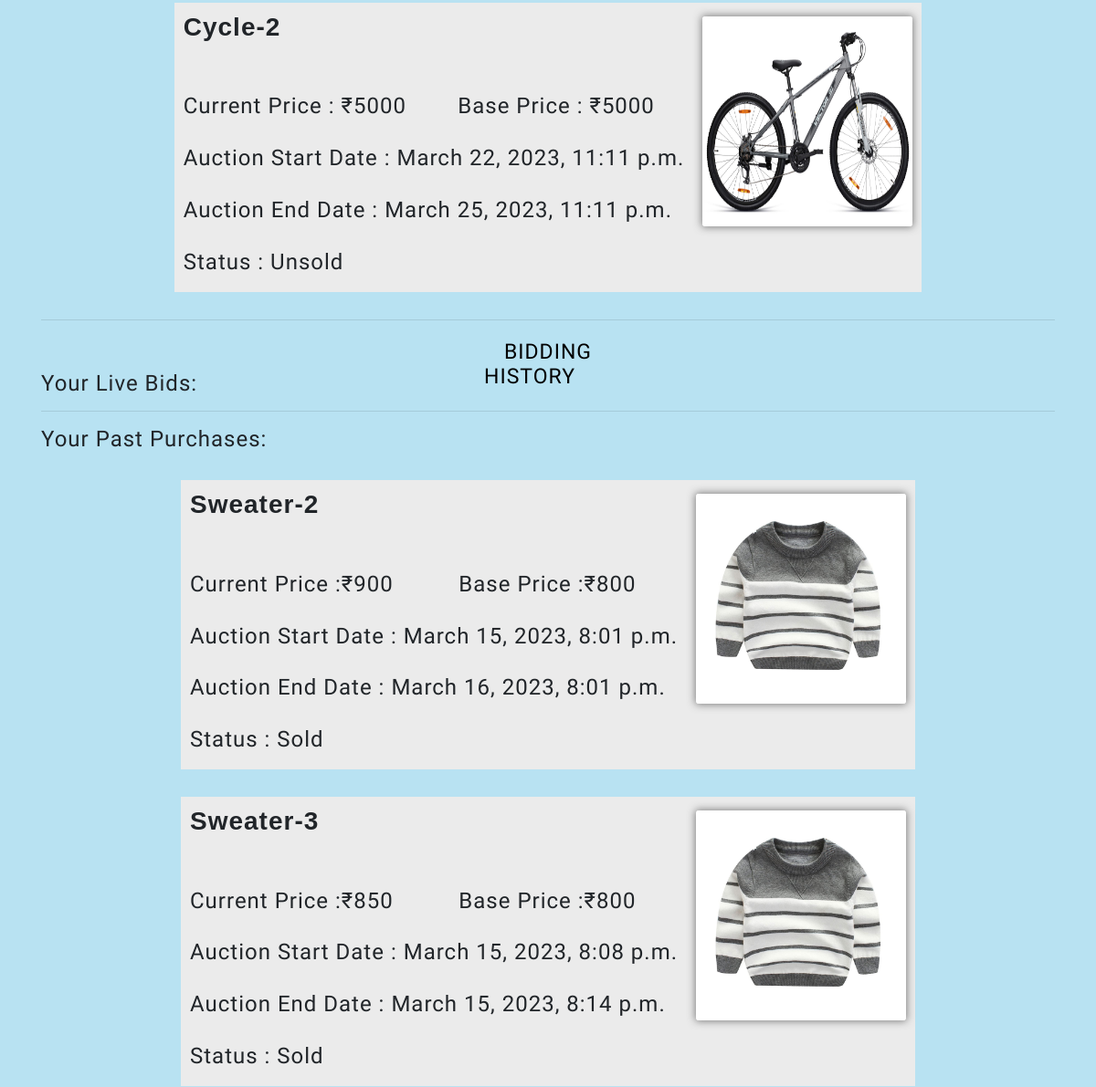
The page /dashboard (signed in, middle part) on the database as committed earlier.
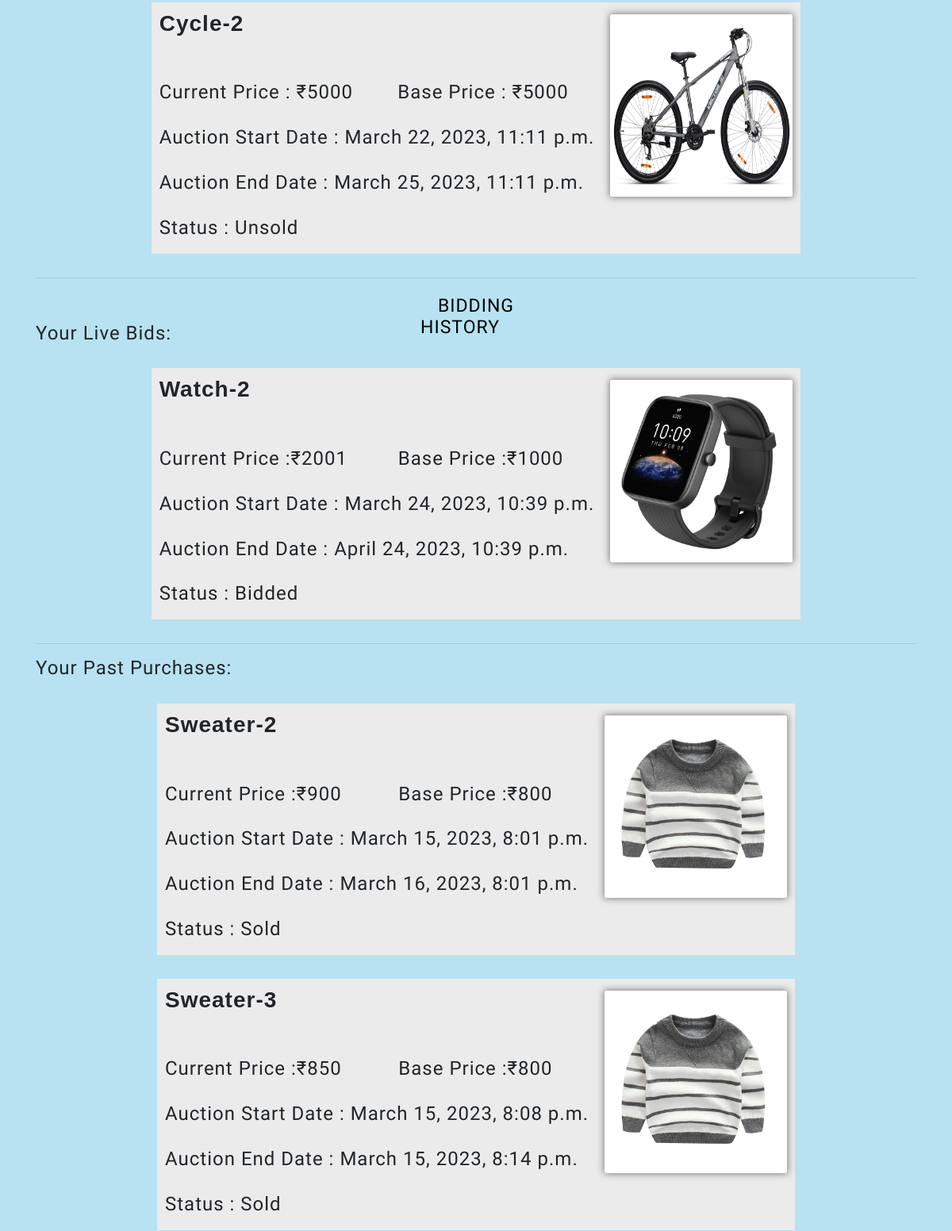
The same page on the database as committed later.
### items/models.py (models this page shows)
class Item(models.Model):
    name=models.CharField(max_length=25)
    profile=models.ImageField(upload_to='pics')
    img1=models.ImageField(upload_to='pics' ,null=True )
    img2=models.ImageField(upload_to='pics' ,null=True )
    description=models.TextField()
    location = models.IntegerField(null = True)
    basePrice=models.IntegerField()
    currentPrice=models.IntegerField()
    minBidPrice = models.IntegerField(null = True )
    tag=models.CharField(max_length=25)
    status=models.CharField(null=True,max_length=25)
    sold=models.CharField(max_length=10,default="unsold")
    ownermail = models.EmailField(unique=False)
    start_date = models.DateTimeField(null = False, default=datetime.now)
    end_date = models.DateTimeField(null=False, default=datetime.now)
    highest_bidder=models.IntegerField(null=True)
    sendwinmail = models.CharField(max_length=7,default="notSent")

### accounts/views.py (the view, shortened to what this page needs)
# urls.py: path('dashboard',views.dashboard,name="dashboard"),
@login_required(login_url='login')
def dashboard(request):
    if request.method == 'POST':
        item_id = request.POST.get('item_id')
    else:
        item_id = None
    bidder = request.user
    details = bidder
    username = details.username
    obj3 = Detail.objects.filter(username=username)
    contact = ""
    profile = ""
    hall = ""
    for i in obj3:
        contact = i.contact
        profile = i.profile
        hall = i.hall
    user = request.user
    mail = user.email
    id = user.id
    item_obj = Item.objects.filter(highest_bidder = id)
    biddedlive = item_obj.filter(status = "live")
    biddedpast = item_obj.filter(status = "past")
    pitem = Item.objects.filter(ownermail = mail).filter(status="past")
    litem = Item.objects.filter(ownermail = mail).filter(status="live")
    fitem = Item.objects.filter(ownermail = mail).filter(status="future")
    return render(request, "dashboard.html", {'pitem': pitem, 'litem': litem, 'fitem': fitem, "biddedlive": biddedlive,"biddedpast":biddedpast, "details":details,"contact":contact, "profile":profile, "hall": hall})

### templates/dashboard.html (shortened to what this page needs)
{% extends 'base.html' %}
{% block content %}
<div class="container" >
{% for i in pitem%}
<center>
    <table border="0">
        <tr>
            <td colspan="2"><h3><b>{{i.name}}</b></h3></td>
            <td rowspan="5"><img src="{{i.profile.url}}" class="img" alt=""></td>
        </tr>
        <tr>
            <td colspan="2"><h4>{{i.short_description}}</h4></td>
        </tr>
        <tr>
            <td><h4>Current Price : ₹{{i.currentPrice}}</h4></td>
            <td><h4>Base Price : ₹{{i.basePrice}}</h4></td>
        </tr>
        <tr>
            <td colspan="2" ><h4>Auction Start Date : {{i.start_date}}</h4></td>
        </tr>
        <tr>
            <td colspan="2" ><h4>Auction End Date : {{i.end_date}}</h4></td>
        </tr>
        <tr>
            <td colspan="2" ><h4>Status : {{i.sold}}</h4></td>
        </tr>
    </table>
    </center>
{%endfor%}
<hr>
    <b><h2>BIDDING HISTORY</h2></b>
    <b><h4>Your Live Bids:</h4></b>
{% for i in biddedlive%}
<center>
    <table border="0">
        <tr>
            <td colspan="2"><h3><b>{{i.name}}</b></h3></td>
            <td rowspan="5"><img src="{{i.profile.url}}" class="img" alt=""></td>
        </tr>
        <tr>
            <td colspan="2"><h4>{{i.short_description}}</h4></td>
        </tr>
        <tr>
            <td><h4>Current Price :₹{{i.currentPrice}}</h4></td>
            <td><h4>Base Price :₹{{i.basePrice}}</h4></td>
        </tr>
        <tr>
            <td colspan="2" ><h4>Auction Start Date : {{i.start_date}}</h4></td>
        </tr>
        <tr>
            <td colspan="2" ><h4>Auction End Date : {{i.end_date}}</h4></td>
        </tr>
        <tr>
            <td colspan="2" ><h4>Status : {{i.sold}}</h4></td>
        </tr>
    </table>
    </center>
    {%endfor%}
    <hr>
    <b><h4>Your Past Purchases:</h4></b>
{% for i in biddedpast%}
<center>
    <table border="0">
        <tr>
            <td colspan="2"><h3><b>{{i.name}}</b></h3></td>
            <td rowspan="5"><img src="{{i.profile.url}}" class="img" alt=""></td>
        </tr>
        <tr>
            <td colspan="2"><h4>{{i.short_description}}</h4></td>
        </tr>
        <tr>
            <td><h4>Current Price :₹{{i.currentPrice}}</h4></td>
            <td><h4>Base Price :₹{{i.basePrice}}</h4></td>
        </tr>
        <tr>
            <td colspan="2" ><h4>Auction Start Date : {{i.start_date}}</h4></td>
        </tr>
        <tr>
            <td colspan="2" ><h4>Auction End Date : {{i.end_date}}</h4></td>
        </tr>
        <tr>
            <td colspan="2" ><h4>Status : {{i.sold}}</h4></td>
        </tr>
    </table>
    </center>
    {%endfor%}
</div>
{% endblock %}

Rows that differ between the two databases and show on the page:
now on this page (row edited): Item: name "Watch-2", profile (picture), currentPrice "2001", basePrice "1000", start_date "March 24, 2023, 10:39 p.m.", end_date "April 24, 2023, 10:39 p.m.", sold "Bidded", shown under "Your Live Bids:"
